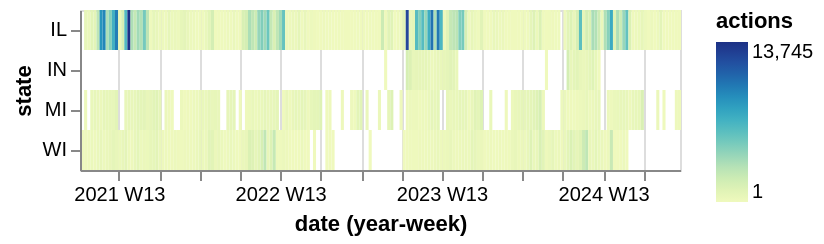

Notebook source saved alongside this figure:
### Markdown cell above
### 4.1 - Actions Heatmap

Generate a heatmap (using `mark_rect`) with:

- a row per state
- each row consists of shaded marks with shading based on the total action count for a given week

Tip: Use the 'yearweek(date)' aggregation for the X channel.

See `imgs/ex4.1.png`.

### Code cell
def actions_heatmap_scaled(df):
    daily = df.groupby(["state", "date"]).size().reset_index(name="actions")
    return alt.Chart(daily).mark_rect().encode(
        x = alt.X("yearweek(date):T").title("date (year-week)"),
        y = "state",
        color = alt.Color("sum(actions):Q").scale(scheme="yellowgreenblue").title("actions"),
    )

actions_heatmap_scaled(actions_df())

### Figure 1 — Vega-Lite specification as saved in the notebook (floating-point values rounded to 4 significant figures; data arrays with more than 128 entries replaced by an {"elided": "..."} marker saying what was removed)
{"config": {"view": {"continuousWidth": 300, "continuousHeight": 300}}, "data": {"name": "data-e48ff92cded9ce06960cf6bc5c420319"}, "mark": {"type": "rect"}, "encoding": {"color": {"aggregate": "sum", "field": "actions", "scale": {"scheme": "yellowgreenblue"}, "title": "actions", "type": "quantitative"}, "x": {"field": "date", "timeUnit": "yearweek", "title": "date (year-week)", "type": "temporal"}, "y": {"field": "state", "type": "nominal"}}, "$schema": "https://vega.github.io/schema/vega-lite/v6.4.1.json", "datasets": {"data-e48ff92cded9ce06960cf6bc5c420319": {"elided": "2106 records"}}}
